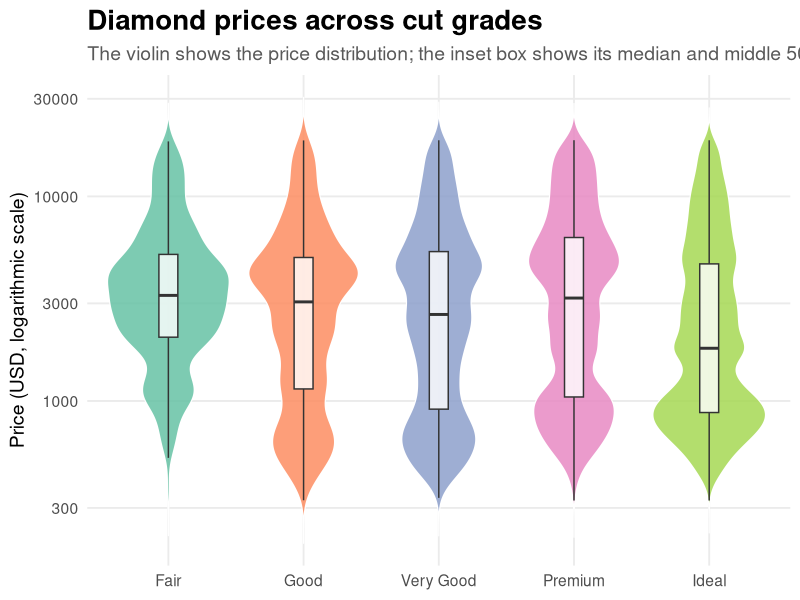

The R source for this figure:
library(tidyverse)

result <- sum(1:10)
print(result)

diamonds_plot <- ggplot(diamonds, aes(x = cut, y = price, fill = cut)) +
  geom_violin(trim = FALSE, alpha = 0.85, color = "white", linewidth = 0.4) +
  geom_boxplot(width = 0.14, fill = "white", outlier.shape = NA, alpha = 0.8) +
  scale_fill_brewer(palette = "Set2") +
  scale_y_log10() +
  labs(
    title = "Diamond prices across cut grades",
    subtitle = "The violin shows the price distribution; the inset box shows its median and middle 50%.",
    x = NULL,
    y = "Price (USD, logarithmic scale)"
  ) +
  theme_minimal(base_size = 14) +
  theme(
    legend.position = "none",
    plot.title = element_text(face = "bold", size = 20),
    plot.subtitle = element_text(color = "grey35"),
    panel.grid.minor = element_blank()
  )

ggsave("diamonds-1.png", plot = diamonds_plot, width = 10, height = 6, dpi = 300, bg = "white")
